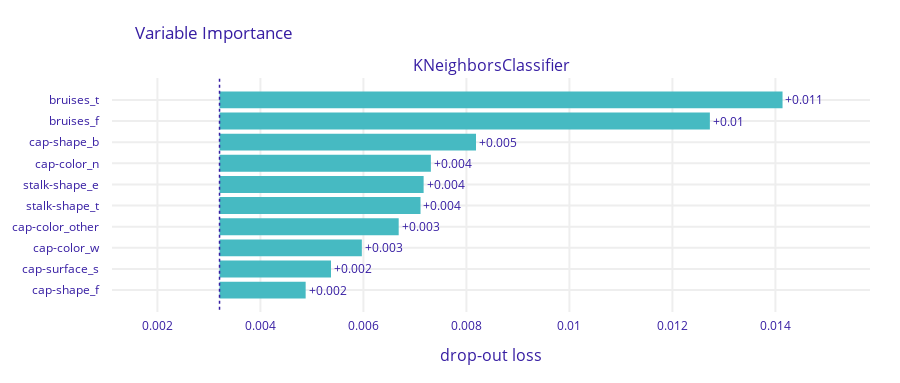

The code cell stored with this chart in its notebook:
### Code cell
model_knn.model_explore()

### Figure 1 — Plotly figure (JSON) as saved in the notebook; plotly's stock layout.template omitted (floating-point values rounded to 4 significant figures)
{"data": [{"base": 0.003206, "hoverinfo": "text", "hoverlabel": {"bgcolor": "rgba(0,0,0,0.8)"}, "hovertext": ["Model: KNeighborsClassifier loss after<br>variable: bruises_t is permuted: 0.014<br>Drop-out loss change: +0.011", "Model: KNeighborsClassifier loss after<br>variable: bruises_f is permuted: 0.013<br>Drop-out loss change: +0.01", "Model: KNeighborsClassifier loss after<br>variable: cap-shape_b is permuted: 0.008<br>Drop-out loss change: +0.005", "Model: KNeighborsClassifier loss after<br>variable: cap-color_n is permuted: 0.007<br>Drop-out loss change: +0.004", "Model: KNeighborsClassifier loss after<br>variable: stalk-shape_e is permuted: 0.007<br>Drop-out loss change: +0.004", "Model: KNeighborsClassifier loss after<br>variable: stalk-shape_t is permuted: 0.007<br>Drop-out loss change: +0.004", "Model: KNeighborsClassifier loss after<br>variable: cap-color_other is permuted: 0.007<br>Drop-out loss change: +0.003", "Model: KNeighborsClassifier loss after<br>variable: cap-color_w is permuted: 0.006<br>Drop-out loss change: +0.003", "Model: KNeighborsClassifier loss after<br>variable: cap-surface_s is permuted: 0.005<br>Drop-out loss change: +0.002", "Model: KNeighborsClassifier loss after<br>variable: cap-shape_f is permuted: 0.005<br>Drop-out loss change: +0.002"], "marker": {"color": "#46bac2"}, "orientation": "h", "showlegend": false, "text": ["+0.011", "+0.01", "+0.005", "+0.004", "+0.004", "+0.004", "+0.003", "+0.003", "+0.002", "+0.002"], "textposition": "outside", "type": "bar", "x": [0.01093, 0.009521, 0.00498, 0.004104, 0.003963, 0.003903, 0.003479, 0.002763, 0.002164, 0.001672], "xaxis": "x", "y": ["bruises_t", "bruises_f", "cap-shape_b", "cap-color_n", "stalk-shape_e", "stalk-shape_t", "cap-color_other", "cap-color_w", "cap-surface_s", "cap-shape_f"], "yaxis": "y"}], "layout": {"annotations": [{"font": {"size": 16}, "showarrow": false, "text": "KNeighborsClassifier", "x": 0.5, "xanchor": "center", "xref": "paper", "y": 1, "yanchor": "bottom", "yref": "paper"}, {"font": {"size": 16}, "showarrow": false, "text": "drop-out loss", "x": 0.5, "xanchor": "center", "xref": "paper", "y": 0, "yanchor": "top", "yref": "paper", "yshift": -30}], "font": {"color": "#371ea3"}, "height": 383, "margin": {"b": 71, "r": 30, "t": 78}, "shapes": [{"line": {"color": "#371ea3", "dash": "dot", "width": 1.5}, "type": "line", "x0": 0.003206, "x1": 0.003206, "xref": "x", "y0": -1, "y1": 10, "yref": "y"}], "title": {"text": "Variable Importance", "x": 0.15}, "xaxis": {"anchor": "y", "automargin": true, "domain": [0, 1], "fixedrange": true, "gridwidth": 2, "range": [0.001118, 0.01584], "tickcolor": "white", "ticklen": 3, "ticks": "outside", "type": "linear", "zeroline": false}, "yaxis": {"anchor": "x", "automargin": true, "autorange": "reversed", "domain": [0, 1], "fixedrange": true, "gridwidth": 2, "tickcolor": "white", "ticklen": 10, "ticks": "outside", "type": "category"}}}
